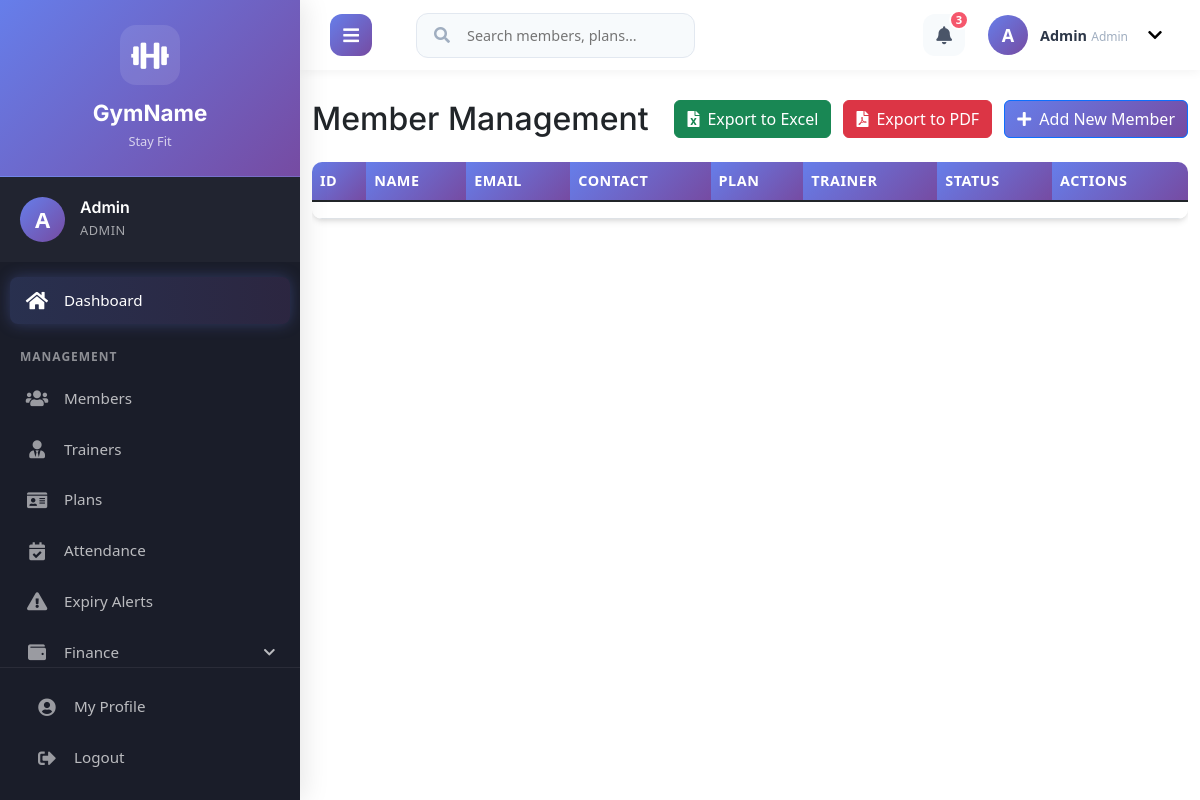
The app's page /admin/members.php (signed in), older data.
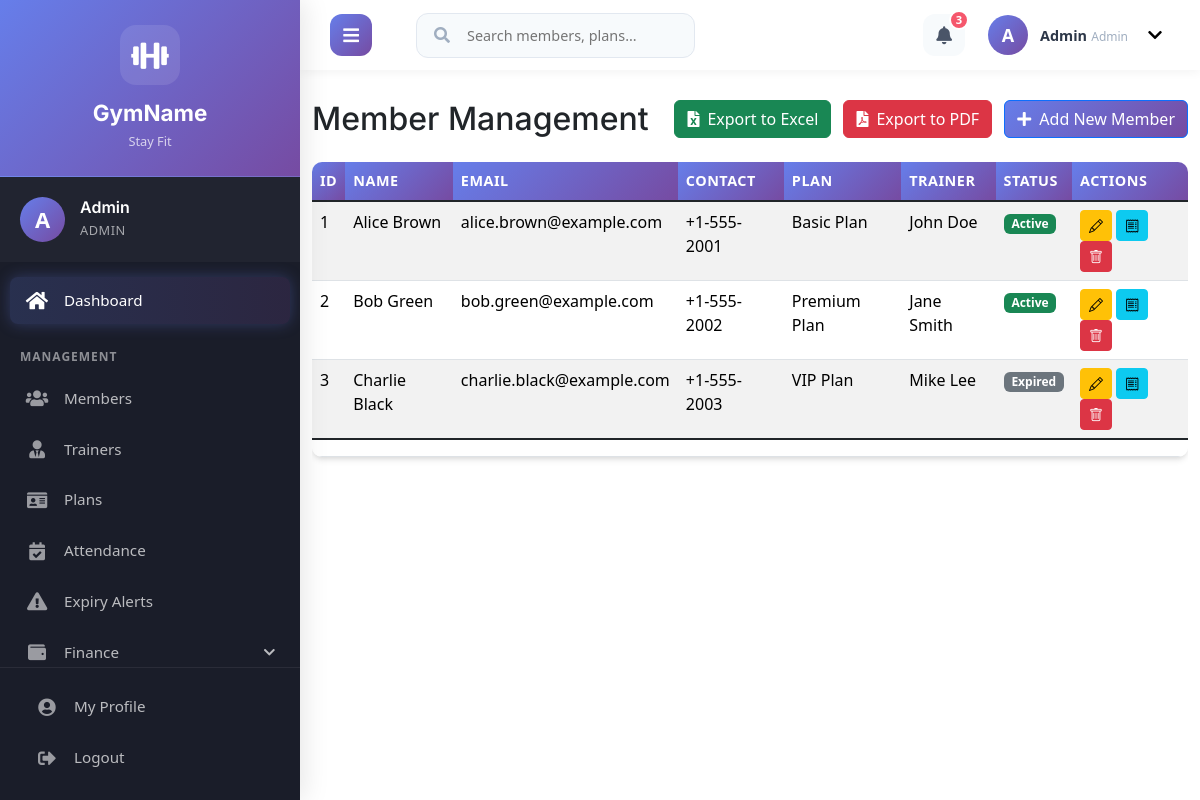
The same page, newer data.
### tables this page shows
CREATE TABLE members (
    id INT AUTO_INCREMENT PRIMARY KEY,
    name VARCHAR(100) NOT NULL,
    gender ENUM('male', 'female', 'other'),
    dob DATE,
    contact VARCHAR(20),
    email VARCHAR(100) UNIQUE,
    address TEXT,
    join_date DATE,
    plan_id INT,
    trainer_id INT,
    status ENUM('active', 'expired', 'inactive') DEFAULT 'active',
    photo VARCHAR(255),
    FOREIGN KEY (plan_id) REFERENCES plans(id),
    FOREIGN KEY (trainer_id) REFERENCES trainers(id)
);

CREATE TABLE plans (
    id INT AUTO_INCREMENT PRIMARY KEY,
    name VARCHAR(100) NOT NULL,
    duration_months INT NOT NULL,
    amount DECIMAL(10,2) NOT NULL,
    description TEXT
);

CREATE TABLE trainers (
    id INT AUTO_INCREMENT PRIMARY KEY,
    name VARCHAR(100) NOT NULL,
    specialization VARCHAR(100),
    contact VARCHAR(20),
    email VARCHAR(100) UNIQUE,
    experience INT,
    salary DECIMAL(10,2),
    join_date DATE
);

### admin/members.php (the view, shortened to what this page needs)
<?php
require_once '../includes/config.php';
$members = $conn->query("SELECT m.*, p.name as plan_name, t.name as trainer_name FROM members m LEFT JOIN plans p ON m.plan_id = p.id LEFT JOIN trainers t ON m.trainer_id = t.id");
?>
<!DOCTYPE html>
<html lang="en">
<head>
    <link href="https://cdn.jsdelivr.net/npm/bootstrap@5.1.3/dist/css/bootstrap.min.css" rel="stylesheet">
    <link rel="stylesheet" href="https://cdnjs.cloudflare.com/ajax/libs/font-awesome/5.15.4/css/all.min.css">
    <link href="../assets/css/style.css" rel="stylesheet">
      <link href="https://cdn.jsdelivr.net/npm/bootstrap@5.3.8/dist/css/bootstrap.min.css" rel="stylesheet">
    <link rel="stylesheet" href="https://cdn.datatables.net/1.11.5/css/dataTables.bootstrap5.min.css">
    <link rel="stylesheet" href="https://cdn.jsdelivr.net/npm/bootstrap-icons@1.10.0/font/bootstrap-icons.css">
</head>
<body>
    <div class="main-wrapper">
    <?php include '../includes/header.php'; ?>
    <div class="page-content">
        <div class="container-fluid">
        <div class="d-flex justify-content-between align-items-center mb-4">
            <h2 class="mb-0">Member Management</h2>
            <div>
                <button class="btn btn-success me-2" onclick="exportToExcel()">
                    <i class="fas fa-file-excel me-2"></i>Export to Excel
                </button>
                <button class="btn btn-danger me-2" onclick="exportToPDF()">
                    <i class="fas fa-file-pdf me-2"></i>Export to PDF
                </button>
                <button class="btn btn-primary" data-bs-toggle="modal" data-bs-target="#memberModal">
                    <i class="fas fa-plus me-2"></i>Add New Member
                </button>
            </div>
        </div>
        <div class="table-responsive">
            <table id="datatables" class="table table-striped table-no-bordered table-hover" cellspacing="0" width="100%" style="width:100%">
                <thead>
                    <tr>
                        <th>ID</th>
                        <th>Name</th>
                        <th>Email</th>
                        <th>Contact</th>
                        <th>Plan</th>
                        <th>Trainer</th>
                        <th>Status</th>
                        <th>Actions</th>
                    </tr>
                </thead>
                <tbody>
                    <?php while ($row = $members->fetch_assoc()): ?>
                        <tr>
                            <td><?php echo $row['id']; ?></td>
                            <td><?php echo $row['name']; ?></td>
                            <td><?php echo $row['email']; ?></td>
                            <td><?php echo $row['contact']; ?></td>
                            <td><?php echo $row['plan_name']; ?></td>
                            <td><?php echo $row['trainer_name']; ?></td>
                            <td><span class="badge bg-<?php echo $row['status'] == 'active' ? 'success' : 'secondary'; ?>"><?php echo ucfirst($row['status']); ?></span></td>
                            <td>
                                <a href="?edit=<?php echo $row['id']; ?>" class="btn btn-sm btn-warning"><i class="bi bi-pencil"></i> </a>
                                <a href="generate_admission_receipt.php?member_id=<?php echo $row['id']; ?>" class="btn btn-sm btn-info" target="_blank"><i class="bi bi-receipt"></i> </a>
                                <a href="?delete=<?php echo $row['id']; ?>" class="btn btn-sm btn-danger" onclick="return confirm('Are you sure?')"><i class="bi bi-trash"></i> </a>
                            </td>
                        </tr>
                    <?php endwhile; ?>
                </tbody>
                <tfoot>
                    <tr>
                        <th></th>
                        <th></th>
                        <th></th>
                        <th></th>
                        <th></th>
                        <th></th>
                        <th></th>
                        <th></th>
                    </tr>
                </tfoot>
            </table>
        </div>
    </div>
    </div>
    </div>
</body>
</html>

### includes/header.php (shortened to what this page needs)
<body class="">
<div class="modern-sidebar" id="sidebar">
    <div class="sidebar-brand">
        <div class="brand-logo">
            <?php
            $settings = ['logo' => ''];
            if (!empty($settings['logo'])): ?>
                <img src="<?php echo 'path/to/your/logo.png'; ?>" alt="Logo" class="sidebar-logo-img">
            <?php else: ?>
                <div class="sidebar-logo-icon">
                    <i class="fas fa-dumbbell"></i>
                </div>
            <?php endif; ?>
        </div>
        <div class="brand-text">
            <h4 class="brand-name"><?php echo 'GymName'; ?></h4>
            <p class="brand-tagline"><?php echo 'Stay Fit'; ?></p>
        </div>
    </div>
    <div class="sidebar-profile">
        <div class="profile-avatar">
            <?php echo strtoupper(substr($_SESSION['user_name'], 0, 1)); ?>
        </div>
        <div class="profile-info">
            <h6 class="profile-name"><?php echo $_SESSION['user_name']; ?></h6>
            <span class="profile-role"><?php echo ucfirst($_SESSION['user_role']); ?></span>
        </div>
    </div>
    <div class="sidebar-menu">
        <ul class="menu-list">
            <li class="menu-item">
                <a href="<?php echo SITE_URL; ?>dashboard.php" class="menu-link active">
                    <i class="fas fa-home menu-icon"></i>
                    <span class="menu-text">Dashboard</span>
                </a>
            </li>
            <?php if ($_SESSION['user_role'] == 'admin'): ?>
                <li class="menu-section">
                    <span class="section-title">Management</span>
                </li>
                <li class="menu-item">
                    <a href="<?php echo SITE_URL; ?>admin/members.php" class="menu-link">
                        <i class="fas fa-users menu-icon"></i>
                        <span class="menu-text">Members</span>
                    </a>
                </li>
                <li class="menu-item">
                    <a href="<?php echo SITE_URL; ?>admin/trainers.php" class="menu-link">
                        <i class="fas fa-user-tie menu-icon"></i>
                        <span class="menu-text">Trainers</span>
                    </a>
                </li>
                <li class="menu-item">
                    <a href="<?php echo SITE_URL; ?>admin/plans.php" class="menu-link">
                        <i class="fas fa-id-card menu-icon"></i>
                        <span class="menu-text">Plans</span>
                    </a>
                </li>
                <li class="menu-item">
                    <a href="<?php echo SITE_URL; ?>admin/attendance.php" class="menu-link">
                        <i class="fas fa-calendar-check menu-icon"></i>
                        <span class="menu-text">Attendance</span>
                    </a>
                </li>
                <li class="menu-item">
                    <a href="<?php echo SITE_URL; ?>admin/expiry_alerts.php" class="menu-link">
                        <i class="fas fa-exclamation-triangle menu-icon"></i>
                        <span class="menu-text">Expiry Alerts</span>
                    </a>
                </li>
                <li class="menu-item has-submenu">
                    <a href="#" class="menu-link" data-bs-toggle="collapse" data-bs-target="#financeMenu">
                        <i class="fas fa-wallet menu-icon"></i>
                        <span class="menu-text">Finance</span>
                        <span class="menu-arrow"><i class="fas fa-chevron-down"></i></span>
                    </a>
                </li>
            <?php endif; ?>
        </ul>
    </div>
    <div class="sidebar-footer">
        <ul class="menu-list">
            <li class="menu-item">
                <a href="<?php echo SITE_URL; ?><?php echo $_SESSION['user_role']; ?>/profile.php" class="menu-link">
                    <i class="fas fa-user-circle menu-icon"></i>
                    <span class="menu-text">My Profile</span>
                </a>
            </li>
            <li class="menu-item">
                <a href="<?php echo SITE_URL; ?>logout.php" class="menu-link logout-link">
                    <i class="fas fa-sign-out-alt menu-icon"></i>
                    <span class="menu-text">Logout</span>
                </a>
            </li>
        </ul>
    </div>
</div>
<header class="modern-header">
    <div class="header-container">
        <div class="header-left">
            <button class="sidebar-toggle-btn" id="sidebarToggle">
                <i class="fas fa-bars"></i>
            </button>
            <div class="header-search d-none d-md-block ms-4">
                <div class="search-wrapper">
                    <i class="fas fa-search"></i>
                    <input type="text" class="search-input" placeholder="Search members, plans...">
                </div>
            </div>
        </div>
        <div class="header-right">
            <div class="header-actions">
                <div class="header-action-item notification-item">
                    <button class="action-btn">
                        <i class="fas fa-bell"></i>
                        <span class="notification-badge">3</span>
                    </button>
                </div>
                <div class="header-action-item">
                    <div class="dropdown">
                        <button class="user-menu-btn" type="button" id="userDropdown" data-bs-toggle="dropdown" aria-expanded="false">
                            <div class="user-avatar">
                                <?php echo strtoupper(substr($_SESSION['user_name'], 0, 1)); ?>
                            </div>
                            <div class="user-details d-none d-lg-block">
                                <span class="user-name"><?php echo $_SESSION['user_name']; ?></span>
                                <span class="user-role"><?php echo ucfirst($_SESSION['user_role']); ?></span>
                            </div>
                            <i class="fas fa-chevron-down ms-2 d-none d-lg-block"></i>
                        </button>
                    </div>
                </div>
            </div>
        </div>
    </div>
</header>

Row changes from the older to the newer data that the page shows:
added members: id "1", name "Alice Brown", email "alice.brown@example.com", contact "+1-555-2001", plan.name "Basic Plan", trainer.name "John Doe", status "Active"
added members: id "2", name "Bob Green", email "bob.green@example.com", contact "+1-555-2002", plan.name "Premium Plan", trainer.name "Jane Smith", status "Active"
added members: id "3", name "Charlie Black", email "charlie.black@example.com", contact "+1-555-2003", plan.name "VIP Plan", trainer.name "Mike Lee", status "Expired"
